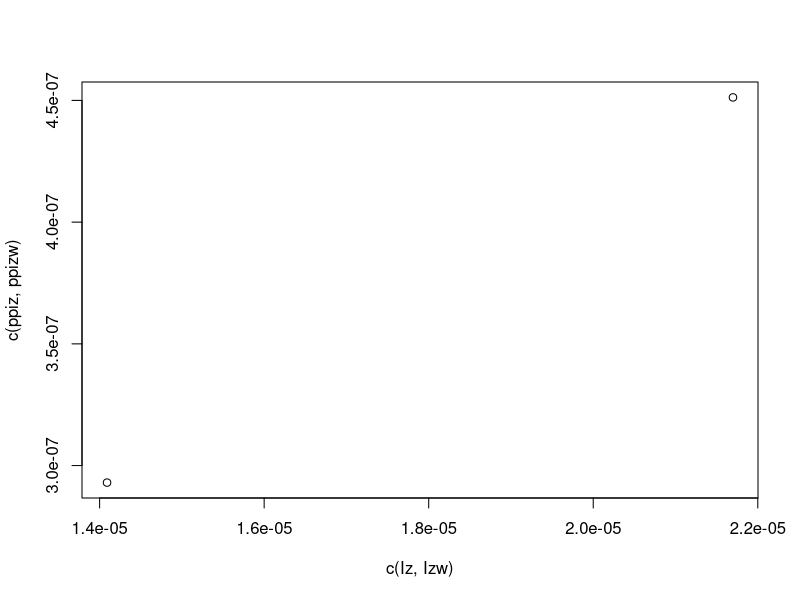

Reproduce this figure in R.
clear_to_surface <- function(AOD, CS_PAR, B0 = -0.322868, B1 = -0.371085){
  return(CS_PAR*exp(B0 + AOD * B1))
}

one_percent <- function(I0,kd = 0.8,z = 13){
  z_oneper <- data.frame(matrix(NA,nrow=0,ncol=2))
  for(i in seq(from = 0, to = 55, by = z)){
    Iz <- I0 * exp(-(kd * i))
    
    if(round(Iz/I0, 2) == 0.01){
      z_oneper <- i
      rowdata <- c(z_oneper,I0)
      z_oneper <- rbind(z_oneper,rowdata)
      }
  }
  return(z_oneper)
}

#How does this translate to primary productivity
PPdepth_func <- function(dayLength, PPmax, Izt, Ik = 306.8, Vzdel,z) {
  # daylength must be in seconds between sunrise and sunset
  # PPmax (eqn 4)
  # make sure Izt (eqn 7) only includes times between sunrise and sunset
  # Ik constant for phytoplankton
  # Vzdel is lake Volume as slice between depth z and previous depths.
  dayLength*sum(PPmax*tanh(Izt/Ik)*(Vzdel))
}

PPmax <- 2.9*2.2
Iz <- 0.713*exp(-(0.8*13))
Izw <- 0.463*exp(-(0.8*13))
ppiz<-PPmax*tanh(Iz/306.8)
ppizw<-PPmax*tanh(Izw/306.8)

ppiz/ppizw

ppizw/ppiz

BPmax = 0.0139

bpiz<-BPmax*tanh(Iz/217.5)
bpizw <- BPmax*tanh(Izw/217.5)

bpizw/bpiz

plot(x=c(Iz,Izw),y=c(ppiz,ppizw))




Iz_function <- function(I0,kd = 0.8,z = 13){
  z_oneper <- data.frame(matrix(NA,nrow=0,ncol=2))
  for(i in seq(from = 0, to = 55, by = z)){
    Iz <- I0 * exp(-(kd * i))
    
    if(round(Iz/I0, 2) == 0.01){
      z_oneper <- i
      rowdata <- c(z_oneper,I0)
      z_oneper <- rbind(z_oneper,rowdata)
    }
  }
  return(z_oneper)
}
round(5.66666,2)
one_percent(0.713,z = 0.1)

-2.303